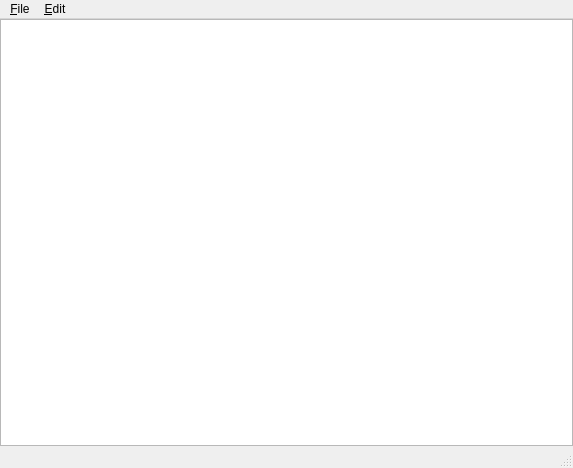
<?xml version="1.0" encoding="UTF-8"?>
<ui version="4.0">
 <class>MainWindow</class>
 <widget class="QMainWindow" name="MainWindow">
  <property name="geometry">
   <rect>
    <x>0</x>
    <y>0</y>
    <width>573</width>
    <height>468</height>
   </rect>
  </property>
  <property name="windowTitle">
   <string>XKMLGen</string>
  </property>
  <widget class="QWidget" name="centralwidget">
   <layout class="QVBoxLayout">
    <property name="spacing">
     <number>0</number>
    </property>
    <property name="leftMargin">
     <number>0</number>
    </property>
    <property name="topMargin">
     <number>0</number>
    </property>
    <property name="rightMargin">
     <number>0</number>
    </property>
    <property name="bottomMargin">
     <number>0</number>
    </property>
    <item>
     <widget class="QTreeView" name="view">
      <property name="alternatingRowColors">
       <bool>true</bool>
      </property>
      <property name="selectionBehavior">
       <enum>QAbstractItemView::SelectItems</enum>
      </property>
      <property name="horizontalScrollMode">
       <enum>QAbstractItemView::ScrollPerPixel</enum>
      </property>
      <property name="animated">
       <bool>false</bool>
      </property>
      <property name="allColumnsShowFocus">
       <bool>true</bool>
      </property>
     </widget>
    </item>
   </layout>
  </widget>
  <widget class="QMenuBar" name="menubar">
   <property name="geometry">
    <rect>
     <x>0</x>
     <y>0</y>
     <width>573</width>
     <height>26</height>
    </rect>
   </property>
   <widget class="QMenu" name="fileMenu">
    <property name="title">
     <string>&amp;File</string>
    </property>
    <addaction name="exitAction"/>
    <addaction name="save_XML_action"/>
    <addaction name="open_XML_action"/>
   </widget>
   <widget class="QMenu" name="editMenu">
    <property name="title">
     <string>&amp;Edit</string>
    </property>
    <addaction name="insertRowAction"/>
    <addaction name="insertColumnAction"/>
    <addaction name="insertAttributeAction"/>
    <addaction name="separator"/>
    <addaction name="removeRowAction"/>
    <addaction name="removeColumnAction"/>
    <addaction name="separator"/>
    <addaction name="insertChildAction"/>
    <addaction name="separator"/>
    <addaction name="clearAllAction"/>
   </widget>
   <addaction name="fileMenu"/>
   <addaction name="editMenu"/>
  </widget>
  <widget class="QStatusBar" name="statusbar"/>
  <action name="exitAction">
   <property name="text">
    <string>E&amp;xit</string>
   </property>
   <property name="shortcut">
    <string>Ctrl+Q</string>
   </property>
  </action>
  <action name="insertRowAction">
   <property name="text">
    <string>Insert Row</string>
   </property>
   <property name="shortcut">
    <string>Ctrl+I, R</string>
   </property>
  </action>
  <action name="removeRowAction">
   <property name="text">
    <string>Remove Row</string>
   </property>
   <property name="shortcut">
    <string>Ctrl+R, R</string>
   </property>
  </action>
  <action name="insertColumnAction">
   <property name="text">
    <string>Insert Column</string>
   </property>
   <property name="shortcut">
    <string>Ctrl+I, C</string>
   </property>
  </action>
  <action name="removeColumnAction">
   <property name="text">
    <string>Remove Column</string>
   </property>
   <property name="shortcut">
    <string>Ctrl+R, C</string>
   </property>
  </action>
  <action name="insertChildAction">
   <property name="text">
    <string>Insert Child</string>
   </property>
   <property name="shortcut">
    <string>Ctrl+N</string>
   </property>
  </action>
  <action name="save_XML_action">
   <property name="text">
    <string>Save XML</string>
   </property>
  </action>
  <action name="open_XML_action">
   <property name="text">
    <string>Open XML</string>
   </property>
  </action>
  <action name="clearAllAction">
   <property name="text">
    <string>Clear All</string>
   </property>
   <property name="toolTip">
    <string>Removes all entered XML elements</string>
   </property>
   <property name="shortcut">
    <string>Ctrl+R, A</string>
   </property>
  </action>
  <action name="insertAttributeAction">
   <property name="text">
    <string>Add attribute</string>
   </property>
  </action>
 </widget>
 <resources>
  <include location="../resources/xkmlgen.qrc"/>
 </resources>
 <connections/>
</ui>
